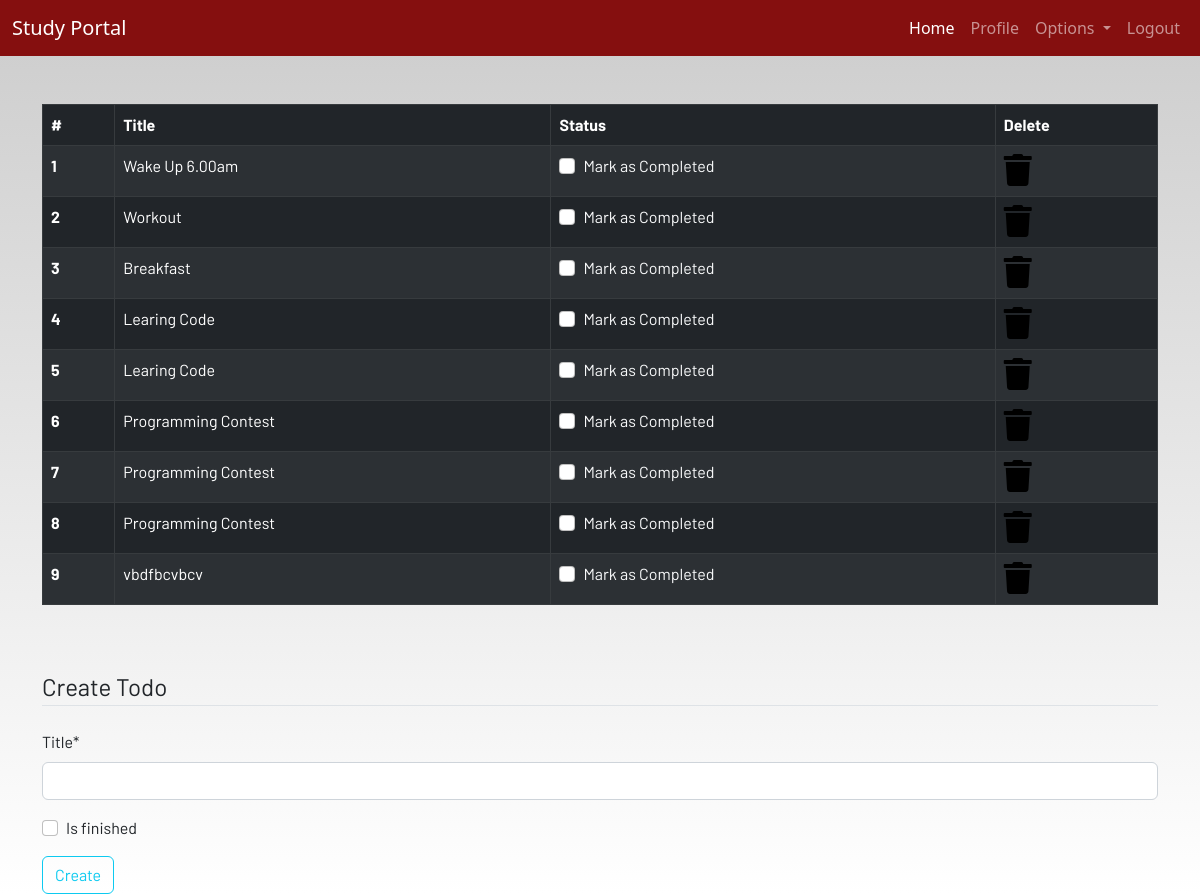
Page /todo (signed in) on the committed database.
### dashboard/models.py (models this page shows, shortened)
class Todo(models.Model):
     user = models.ForeignKey(User,on_delete=models.CASCADE)
     title = models.CharField(max_length=100)
     is_finished = models.BooleanField(default=False)

### dashboard/views.py (the view)
# urls.py: path('todo',views.todo,name="todo"),
@login_required
def todo(request):
    if request.method == 'POST':
        form = TodoForm(request.POST)
        if form.is_valid():
            try:
                finished = request.POST["is_finished"]
                if finished == 'on':
                   finished = True
                else:
                    finished = False
            except:
                 finished = False
            todos = Todo(
                user = request.user,
                title = request.POST['title'],
                is_finished = finished
            )
            todos.save()
            messages.success(request,f"Todo Added from {request.user.username}!!")
    else:
        form = TodoForm()
    todo = Todo.objects.filter(user=request.user)
    if len(todo) == 0:
        todos_done = True
    else:
        todos_done = False
    context = {
        'form':form,
        'todos' :todo,
        'todos_done':todos_done
    }
    return render(request,"dashboard/todo.html",context)

### dashboard/forms.py
class TodoForm(forms.ModelForm):
    class Meta:
        model = Todo
        fields = ['title','is_finished']

### dashboard/templates/dashboard/todo.html (shortened to what this page needs)
{% extends 'dashboard/base.html' %}
{% load static %}
{% load crispy_forms_tags %}
{% block content %}
<div class="container">
    {% if not todos_done %}
    <table class="table table-striped table-bordered table-hover table-dark">
        <thead>
            <tr>
                <th scope="col">#</th>
                <th scope="col">Title</th>
                <th scope="col">Status</th>
                <th scope="col">Delete</th>
            </tr>
        </thead>
        <tbody>
            {% for todo in todos %}
            <tr>
                <th scope="row">{{forloop.counter}}</th>
                <td>{{todo.title}}</td>
                <td>
                    <a href="{% url 'update-todo' todo.id %}">
                        <div class="form-check">
                            {% if todo.is_finished == Ture %}
                            <input class="form-check-input" type="checkbox" value="" checked>
                            {% else %}
                            <input class="form-check-input" type="checkbox" value="">
                            {% endif %}
                            <label class="form-check-label text-light" for="flexCheckDefault">
                                Mark as Completed
                            </label>
                        </div>
                    </a>
                </td>
                <td><a href="{% url 'delete-todo' todo.id %}"><i class="fa fa-trash fa-2x"></i></a></td>
            </tr>
            {% endfor %}
        </tbody>
    </table>
    {% else %}
    <h4>All tasks have been done!! create to add more</h4>
{% endif %}
</div><br><br>
<div class="container">
    <form method="POST">
        <fieldset class="form-group">
            <legend class="border-bottom mb-4">Create Todo</legend>
            {{form|crispy}}
        </fieldset>
        <div class="form-group">
            <button href="" class="btn btn-outline-info" type="submit">
                Create
            </button>
        </div>
    </form>
</div>
{% endblock content %}

### static/css/main.css (style rules this page uses)
html { scroll-behavior: smooth; height: 100%; width: 100%; }
a { text-decoration: none !important; color: black; }
html, body { max-width: 100%; overflow-x: hidden; height: 100%; width: 100%; }
body { background: linear-gradient(rgba(0, 0, 0, 0.2), rgba(255, 255, 255, 0.5)); overflow-x: hidden; background-repeat: no-repeat; }
.fa { color: black; }

### rows in the picture
Todo: title "Wake Up 6.00am"
Todo: title "Workout"
Todo: title "Breakfast"
Todo: title "Learing Code"
Todo: title "Learing Code"
Todo: title "Programming Contest"
Todo: title "Programming Contest"
Todo: title "Programming Contest"
Todo: title "vbdfbcvbcv"
